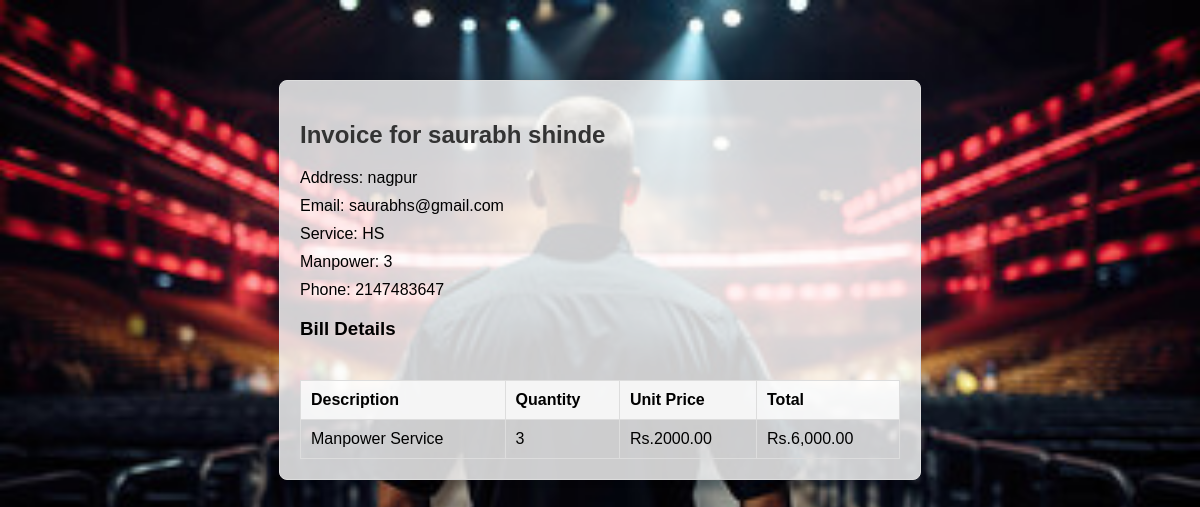
The app's page /login/invoice.php?customerId=14 with its own data.
### tables this page shows
CREATE TABLE `custlist` (
  `id` int(10) NOT NULL,
  `name` varchar(50) NOT NULL,
  `address` varchar(100) NOT NULL,
  `email` varchar(30) NOT NULL,
  `service` varchar(30) NOT NULL,
  `manpower` int(10) NOT NULL,
  `phone` int(10) NOT NULL
);

### login/invoice.php (the view, shortened to what this page needs)
<?php
$host = "localhost";
$username = "root";
$password = "";
$database = "dboshs";
$conn = new mysqli($host, $username, $password, $database);
if (isset($_GET['customerId'])) {
    $customerId = $_GET['customerId'];
    $invoiceQuery = "SELECT * FROM custlist WHERE id = $customerId";
    $invoiceResult = $conn->query($invoiceQuery);
    if ($invoiceResult->num_rows > 0) {
        $row = $invoiceResult->fetch_assoc();
        $invoiceContent = "
        <html lang='en'>
        <head>
            <title>Invoice for {$row['name']}</title>
        </head>
        <body>
            <div class='invoice'>
                <h2>Invoice for {$row['name']}</h2>
                <p>Address: {$row['address']}</p>
                <p>Email: {$row['email']}</p>
                <p>Service: {$row['service']}</p>
                <p>Manpower: {$row['manpower']}</p>
                <p>Phone: {$row['phone']}</p>
                <h3>Bill Details</h3>
                <table>
                    <thead>
                        <tr>
                            <th>Description</th>
                            <th>Quantity</th>
                            <th>Unit Price</th>
                            <th>Total</th>
                        </tr>
                    </thead>
                    <tbody>
                        <tr>
                            <td>Manpower Service</td>
                            <td>{$row['manpower']}</td>
                            <td> Rs.2000.00</td>
                            <td>Rs." . number_format($row['manpower'] * 2000, 2) . "</td>
                        </tr>
                    </tbody>
                </table>
            </div>
        </body>
        </html>
        ";
        echo $invoiceContent;
    } else {
        echo "Customer not found.";
    }
} else {
    echo "Invalid request.";
}

### login/invoice.php (style rules this page uses)
body { margin: 0; padding: 0; background-image: url('img/g2.jpg'); background-size: cover; background-position: center; background-repeat: no-repeat; height: 90vh; font-family: Arial, sans-serif; background-color: rgba(0, 0, 0, 0.7); }
.invoice { max-width: 600px; margin: 80px auto; padding: 20px; background-color:rgba(255, 255, 255, 0.8); border: 1px solid #ddd; border-radius: 8px; box-shadow: 0 0 10px rgba(0, 0, 0, 0.1); }
h2 { color: #333; }
p { margin: 0; margin-bottom: 10px; }
table { width: 100%; border-collapse: collapse; margin-top: 40px; }
th, td { border: 1px solid #ddd; padding: 10px; text-align: left; }
th { background-color: rgba(255, 255, 255, 0.8); }

### records on screen
custlist: name "saurabh shinde", address "nagpur", email "saurabhs@gmail.com", service "HS", manpower "3", phone "2147483647", $row['manpower']*2000 "6,000.00"
